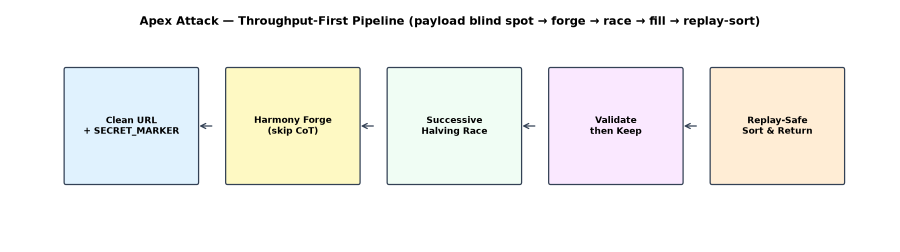
#> input picture docs/assets/pipeline.png, 1800 x 504 px, found by its file name (shown at 1/2 size)
$ python make_thumbnail.py
#> lines starting #> are read from the running program, lines starting #| are printed output that depends on the picture
from PIL import Image
import pathlib
src = pathlib.Path('docs/assets/pipeline.png')
dst = pathlib.Path('docs/assets/thumbnail_560x280.png')
im = Image.open(src)
#> im is the input picture: PIL image 1800x504 RGBA; mean R, G, B, A 244.4, 243.9, 240.7, 255
# resize to 560x280, cover
im = im.resize((560,280), Image.LANCZOS)
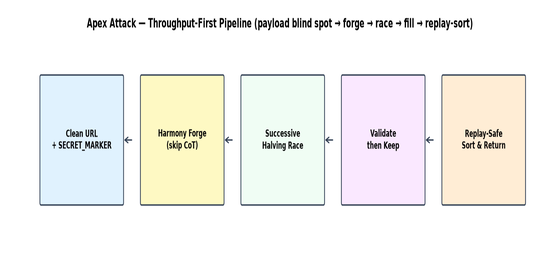
#> im: PIL image 560x280 RGBA; mean R, G, B, A 244.1, 243.7, 240.5, 255
im.save(dst)
#> (the run stopped early here; a loop or call above may not have finished)

$ run again, with docs/assets/efficiency.png copied over docs/assets/pipeline.png
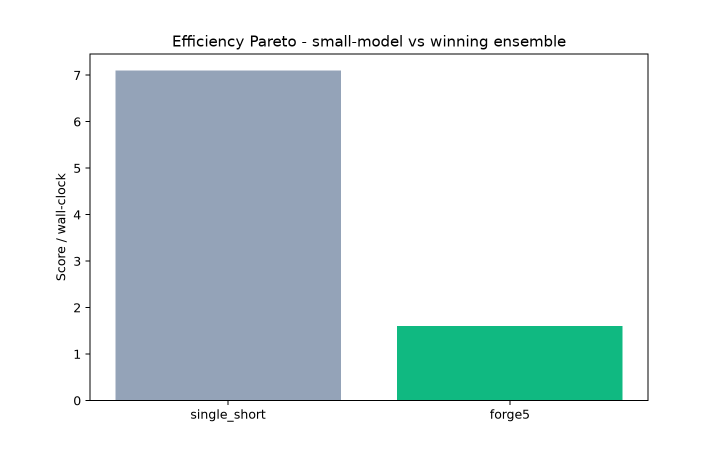
#> input picture docs/assets/efficiency.png, 1440 x 900 px, found by its file name (shown at 1/2 size)
#> im is the input picture: PIL image 1440x900 RGBA; mean R, G, B, A 215.2, 227.3, 229.2, 255
#> `im = im.resize((560,280), Image.LANCZOS)`:
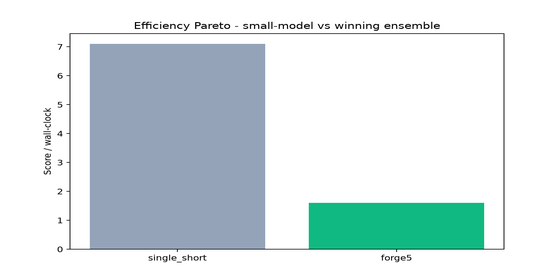
#> im: PIL image 560x280 RGBA; mean R, G, B, A 214.8, 227, 228.9, 255

$ run again, with docs/assets/field_distribution.png copied over docs/assets/pipeline.png
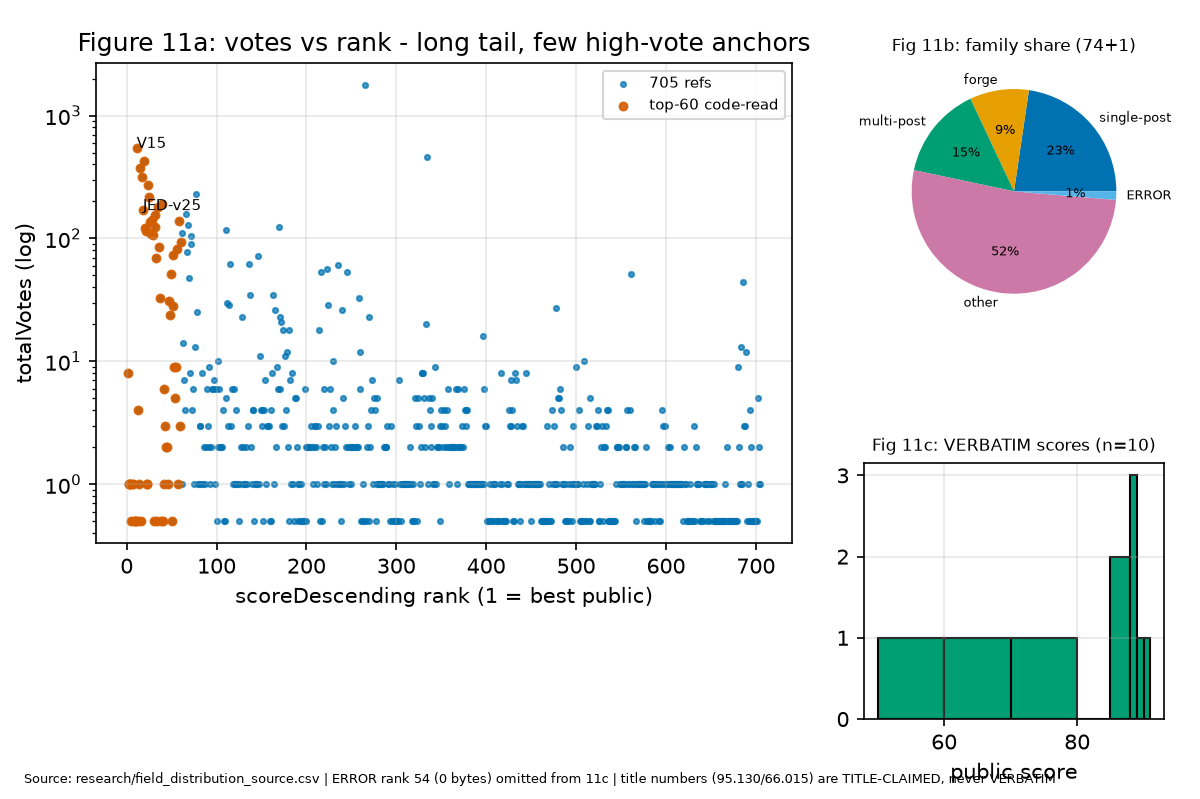
#> input picture docs/assets/field_distribution.png, 1200 x 799 px, found by its file name
#> im is the input picture: PIL image 1200x799 RGBA; mean R, G, B, A 235.5, 239.8, 240, 255
#> `im = im.resize((560,280), Image.LANCZOS)`:
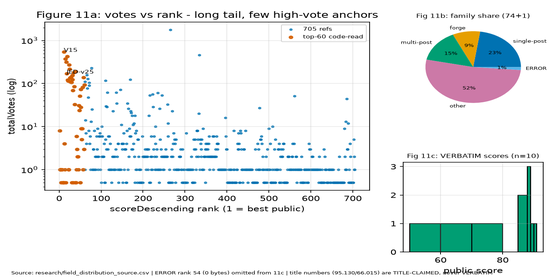
#> im: PIL image 560x280 RGBA; mean R, G, B, A 234.8, 239.1, 239.3, 255

$ run again, with docs/assets/gallery.png copied over docs/assets/pipeline.png
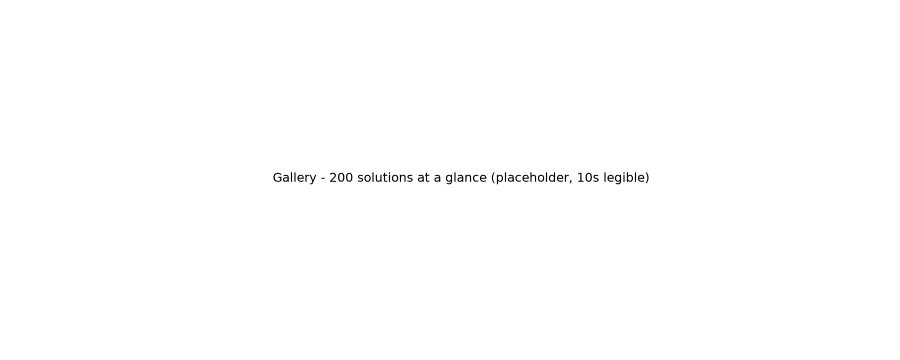
#> input picture docs/assets/gallery.png, 1800 x 720 px, found by its file name (shown at 1/2 size)
#> im is the input picture: PIL image 1800x720 RGBA; mean R, G, B, A 254.3, 254.3, 254.3, 255
#> `im = im.resize((560,280), Image.LANCZOS)`:
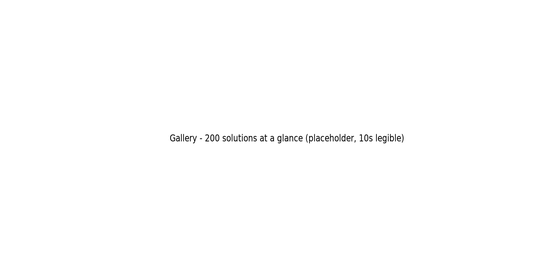
#> im: PIL image 560x280 RGBA; mean R, G, B, A 254.2, 254.2, 254.2, 255
